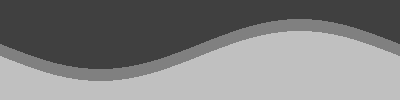
%> input picture phantom.bmp, 400 x 100 px
$ octave --eval "result = LDLD;"   (GNU Octave 9; MATLAB toolbox functions it lacks are replaced by stand-ins)
%> lines starting %> are read from the running program, lines starting %| are printed output that depends on the picture
%> in LDLD, I is the input picture: size 100x400 uint8; min 64, max 192, mean 128
### scale_multi.m
function f = scale_multi(I)
I1 = double(I); % image used for calculating force

s1 = 1; s2 = 15;

pw = 1:50; % possible widths
width1 = max(find(exp(-(pw.*pw)/(2*s1*s1))./(sqrt(2*pi)*s1)>0.0001));
width2 = max(find(exp(-(pw.*pw)/(2*s2*s2))./(sqrt(2*pi)*s2)>0.0001));

[x,y] = meshgrid(-width1:width1,-width1:width1);
dgau2D = -y.*exp(-(x.*x+y.*y)/(2*s1^2))/(2*pi*s1^2); % first derivative of gaussian
y = [-width2:width2]';
dgau1D = -y.*exp(-(y.*y)/(2*s2^2))/(sqrt(2*pi)*s2^3);     % the gaussian 1D filter

f1 = imfilter(I1, dgau2D, 'conv','replicate');
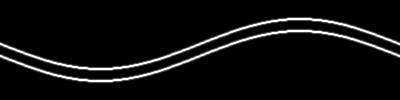
%> f1: size 100x400 double; min -1.91e-15, max 23.28, mean 1.3; drawn with min black and max white
f1(f1<0) = 0;
f2 = imfilter(I1, dgau1D, 'conv','replicate');
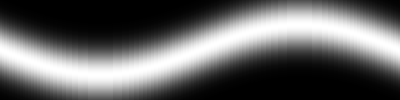
%> f2: size 100x400 double; min 2.86e-17, max 3.13, mean 1.24; drawn with min black and max white
f2(f2<0) = 0;
f = f1.*f2;

f = f./max(f(:));

### LDLD.m
function [fh,x,y1,y2] = LDLD(varargin)
%% linked dual line detection
% Author: Zhou Yuan, 2011-2-27
%
% The code implements the following paper:
%
% Zhou, Y.; Cheng, X.; Xu, X. & Song, E., Dynamic programming in parallel boundary detection with application to ultrasound intima-media segmentation
% Medical image analysis, Elsevier, 2013, 17, 892-906

addpath('..\');
figure_on = 1;
use_snake = 1;

lmax = 60; lambda = 4;
w1 = 0; w2 = pi/9;
dis_min = 6; dis_max = 20;

theta_num = 45; dir_tol = 1; % delta_rho = M/rho_num
epsilon = 0.2; t1 = 0.5;

%% parse input parameters
option = [];
if length(varargin) == 0
    I = imread('phantom.bmp');
end
if length(varargin) > 0
    if ischar(varargin{1})
        disp(['Process ',varargin{1}]);
        I = imread(varargin{1});
    elseif isa(varargin{1},'uint8')
        I = varargin{1};
    end
end
if length(varargin) > 1
    option = varargin{2};
end
if isstruct(option)
    arg_set = fieldnames(option);
    for i = 1:length(arg_set)
        eval([arg_set{i},'=option.',arg_set{i},';']);
        disp(['Use ',arg_set{i},' = ',num2str(option.(arg_set{i}))]);
    end
end

if figure_on
    close all;
end

%% algorithm implementation
% construct edge map using directional operator
f = scale_multi(I);
% f = compute_edge_map(I);
f1 = f(:,:);

[M,N] = size(f);
%> M = 100; N = 400
rho_num = M;
%> rho_num = 100
seg_num = ceil(N/lmax);
%> seg_num = 7

start_t = tic;
h = fspecial('gaussian',5,1);
I1 = imfilter(double(I),h,'replicate');
[Ix,Iy] = gradient(I1);
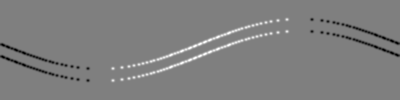
%> Ix: size 100x400 double; min -10.67, max 10.67, mean -0.000433; drawn with min black and max white
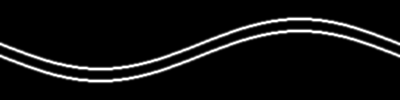
%> Iy: size 100x400 double; min 0, max 20.7, mean 1.3; drawn with min black and max white
grad_dir = atan2(Iy,Ix);
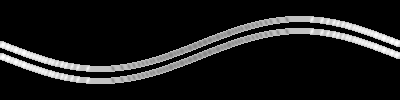
%> grad_dir: size 100x400 double; min 0, max 2.06, mean 0.22; drawn with min black and max white
%> (the run ends here)
